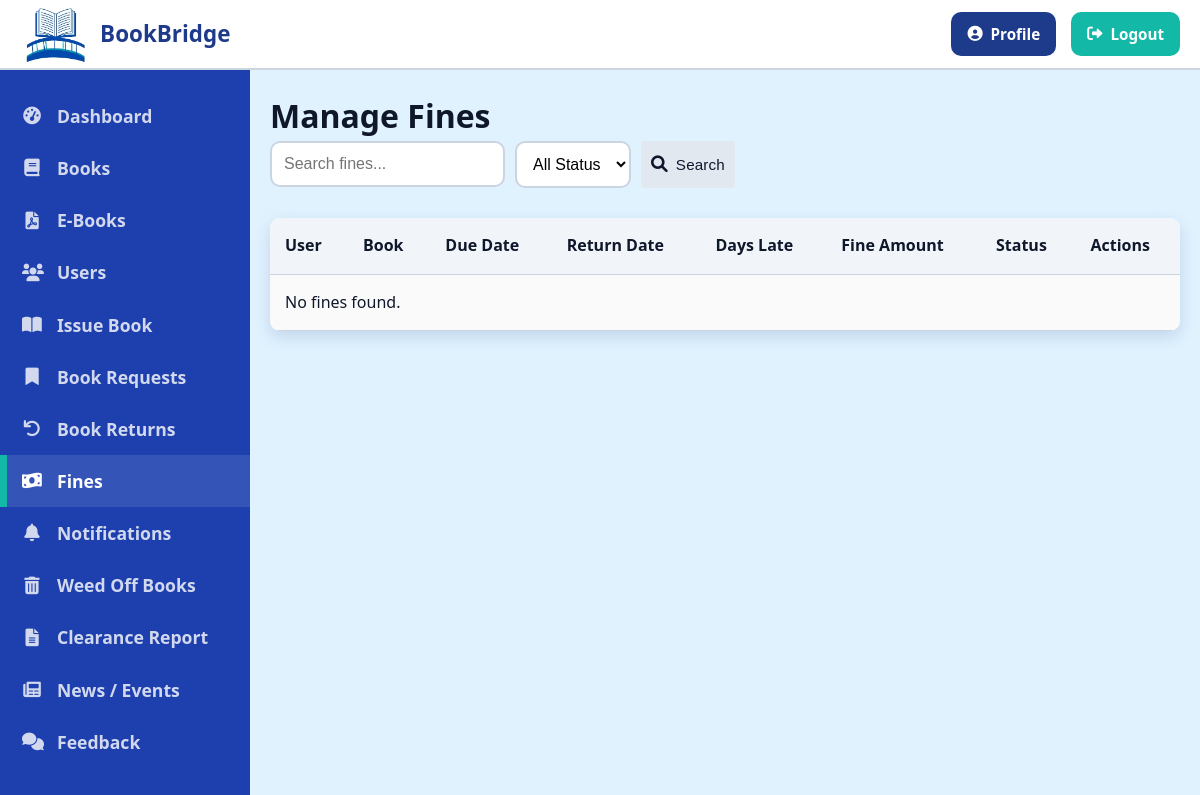
/librarian/fines.php (signed in), run on an earlier commit of the app's database.
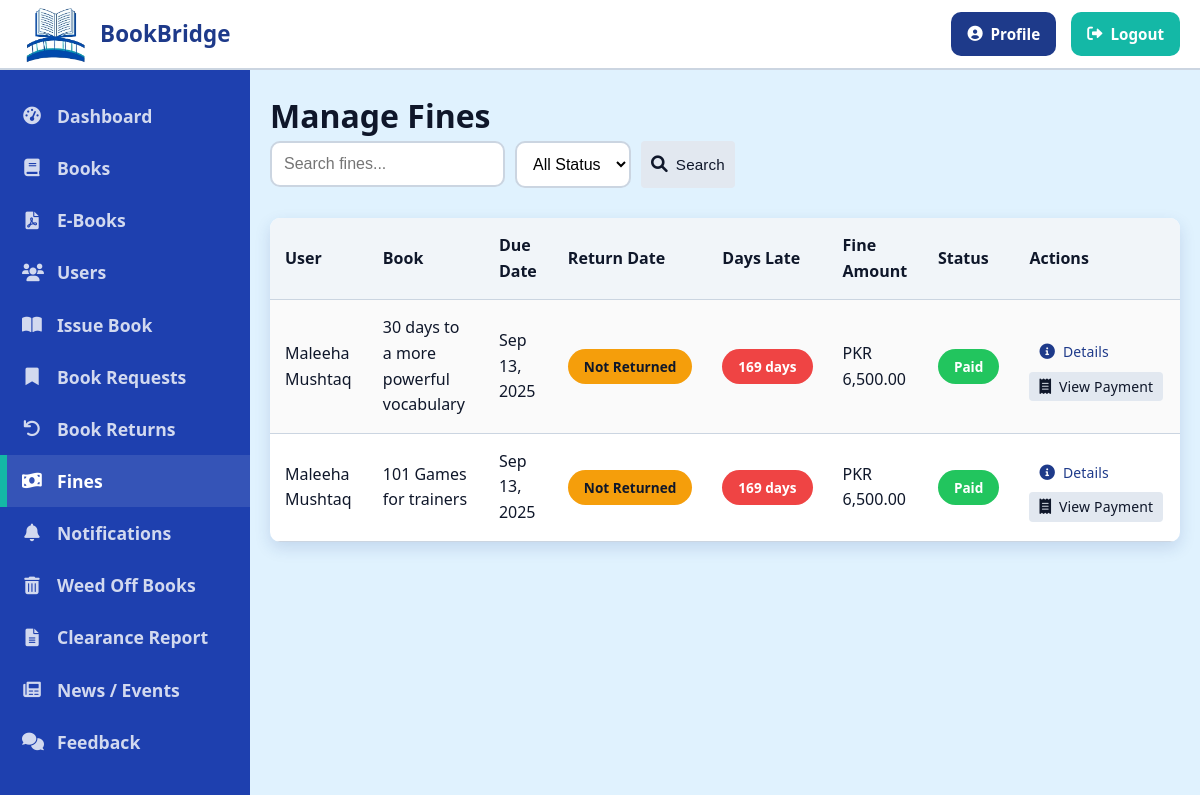
And on a later commit of the database.
### tables this page shows
CREATE TABLE `fines` (
  `id` int(11) NOT NULL,
  `issued_book_id` int(11) NOT NULL,
  `user_id` int(11) NOT NULL,
  `amount` decimal(10,2) NOT NULL,
  `reason` text DEFAULT NULL,
  `status` enum('pending','paid') NOT NULL DEFAULT 'pending',
  `created_at` timestamp NOT NULL DEFAULT current_timestamp()
);

CREATE TABLE `users` (
  `id` int(11) NOT NULL,
  `unique_id` varchar(20) DEFAULT NULL,
  `name` varchar(100) NOT NULL,
  `email` varchar(100) NOT NULL,
  `password` varchar(255) NOT NULL,
  `role` enum('librarian','student','faculty') NOT NULL,
  `class` varchar(100) DEFAULT NULL,
  `phone` varchar(20) DEFAULT NULL,
  `address` text DEFAULT NULL,
  `created_at` timestamp NOT NULL DEFAULT current_timestamp(),
  `approval_status` varchar(20) DEFAULT 'pending',
  `approved_at` timestamp NULL DEFAULT NULL,
  `rejected_at` timestamp NULL DEFAULT NULL,
  `email_verified` tinyint(1) DEFAULT 0,
  `email_verification_token` varchar(255) DEFAULT NULL
);

CREATE TABLE `books` (
  `id` int(11) NOT NULL,
  `book_name` varchar(100) DEFAULT NULL,
  `author` varchar(100) DEFAULT NULL,
  `book_no` varchar(20) DEFAULT NULL,
  `publisher` varchar(100) DEFAULT NULL,
  `category` varchar(50) DEFAULT NULL,
  `available_quantity` int(11) NOT NULL DEFAULT 0,
  `total_quantity` int(11) NOT NULL DEFAULT 0,
  `created_at` timestamp NOT NULL DEFAULT current_timestamp(),
  `updated_at` timestamp NOT NULL DEFAULT current_timestamp() ON UPDATE current_timestamp()
);

CREATE TABLE `issued_books` (
  `id` int(11) NOT NULL,
  `book_id` int(11) NOT NULL,
  `user_id` int(11) NOT NULL,
  `issue_date` timestamp NOT NULL DEFAULT current_timestamp(),
  `return_date` date NOT NULL,
  `actual_return_date` date DEFAULT NULL,
  `status` enum('issued','returned','overdue') NOT NULL DEFAULT 'issued',
  `fine_amount` decimal(10,2) DEFAULT 0.00
);

### librarian/fines.php (the view, shortened to what this page needs)
<?php
include_once '../includes/header.php';
$search = isset($_GET['search']) ? trim($_GET['search']) : '';
$sql = "
    SELECT f.*, u.name as user_name, u.role as user_role, b.book_name as book_name, ib.issue_date, ib.return_date, ib.actual_return_date,
           DATEDIFF(COALESCE(ib.actual_return_date, CURRENT_DATE), ib.return_date) as days_overdue
    FROM fines f
    JOIN issued_books ib ON f.issued_book_id = ib.id
    JOIN books b ON ib.book_id = b.id
    JOIN users u ON f.user_id = u.id
    WHERE 1=1 AND u.role != 'faculty'
";
$sql .= " ORDER BY f.created_at DESC";
$stmt = $conn->prepare($sql);
$stmt->execute();
$result = $stmt->get_result();
$fines = [];
while ($row = $result->fetch_assoc()) {
    $fines[] = $row;
}
?>
<h1 class="page-title">Manage Fines</h1>
<div class="d-flex justify-between align-center mb-4">
    <div class="d-flex">
        <form action="" method="GET" class="d-flex">
            <div class="form-group mr-2" style="margin-bottom: 0; margin-right: 10px;">
                <input type="text" name="search" placeholder="Search fines..." class="form-control" value="<?php echo htmlspecialchars($search); ?>">
            </div>
            <div class="form-group mr-2" style="margin-bottom: 0; margin-right: 10px;">
                <select name="status" class="form-control">
                    <option value="">All Status</option>
                </select>
            </div>
            <button type="submit" class="btn btn-secondary">
                <i class="fas fa-search"></i> Search
            </button>
        </form>
    </div>
</div>
<div class="table-container" style="margin-top:30px;">
    <table class="table table-striped">
        <thead>
            <tr>
                <th>User</th>
                <th>Book</th>
                <th>Due Date</th>
                <th>Return Date</th>
                <th>Days Late</th>
                <th>Fine Amount</th>
                <th>Status</th>
                <th>Actions</th>
            </tr>
        </thead>
        <tbody>
            <?php if (count($fines) > 0): ?>
                <?php foreach ($fines as $fine): ?>
                    <tr>
                        <td><?php echo htmlspecialchars($fine['user_name']); ?></td>
                        <td><?php echo htmlspecialchars($fine['book_name']); ?></td>
                        <td><?php echo date('M d, Y', strtotime($fine['return_date'])); ?></td>
                        <td>
                            <?php
                            if ($fine['actual_return_date']) {
                                echo date('M d, Y', strtotime($fine['actual_return_date']));
                            } else {
                                echo '<span class="badge badge-warning">Not Returned</span>';
                            }
                            ?>
                        </td>
                        <td>
                            <?php
                            if ($fine['days_overdue'] > 0) {
                                echo '<span class="badge badge-danger">' . $fine['days_overdue'] . ' days</span>';
                            } else {
                                echo '0 days';
                            }
                            ?>
                        </td>
                        <td>PKR <?php echo number_format($fine['amount'], 2); ?></td>
                        <td>
                            <?php if ($fine['status'] == 'pending'): ?>
                                <span class="badge badge-warning">Pending</span>
                            <?php else: ?>
                                <span class="badge badge-success">Paid</span>
                            <?php endif; ?>
                        </td>
                        <td>
                            <a href="fine_details.php?id=<?php echo $fine['id']; ?>" class="btn btn-sm btn-info" style="margin-top: 5px;">
                                <i class="fas fa-info-circle"></i> Details
                            </a>
                            <?php if ($fine['status'] == 'paid'): ?>
                                <a href="payment_details.php?fine_id=<?php echo $fine['id']; ?>" class="btn btn-sm btn-secondary" style="margin-top: 5px;">
                                    <i class="fas fa-receipt"></i> View Payment
                                </a>
                            <?php endif; ?>
                        </td>
                    </tr>
                <?php endforeach; ?>
            <?php else: ?>
                <tr>
                    <td colspan="8" class="text-center">No fines found.</td>
                </tr>
            <?php endif; ?>
        </tbody>
    </table>
</div>
<?php include_once '../includes/footer.php'; ?>

What changed in the data, as far as the page shows it:
added fines: user.name "Maleeha Mushtaq", books.book_name "30 days to a more powerful vocabulary", issued_book.return_date "Sep 13, 2025", days_overdue "169", amount "6,500.00", status "Paid"
added fines: user.name "Maleeha Mushtaq", books.book_name "101 Games for trainers", issued_book.return_date "Sep 13, 2025", days_overdue "169", amount "6,500.00", status "Paid"
Also different on the page:
text no longer shown: "No fines found."
